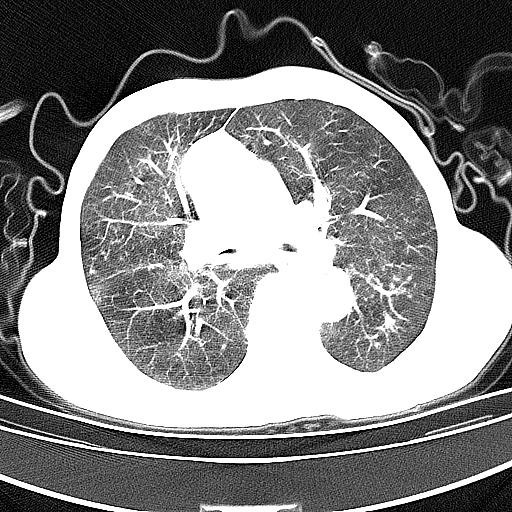
#> input picture Photo/CT4375444_.60192.jpg, 512 x 512 px; its folder holds only this picture in this run
$ python -i DeletePhoto.py   (imports and definitions only)
#> lines starting #> are read from the running program, lines starting #| are printed output that depends on the picture
#> further down, picture is the input picture: shape (512, 512, 3); min 0, max 255, mean 133.6
import os
from datetime import datetime

import cv2
from PIL import Image
import numpy as np
from collections import deque


# [67 lines left out: functions imread_chinese_path, region_growing, SearchSeed, crop_fixed_size, not called in this run]


def process_image(img):
    # 读取图像并转换为灰度图像
    # img = imread_chinese_path(image_path)

    # 膨胀和腐蚀操作
    kernel = np.ones((3, 3), np.uint8)
    img = cv2.dilate(img, kernel, iterations=1)
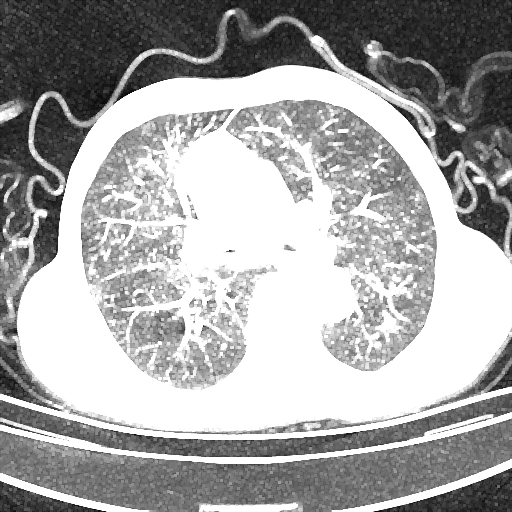
#> img: shape (512, 512, 3); min 6, max 255, mean 167.5
    img = cv2.erode(img, kernel, iterations=1)
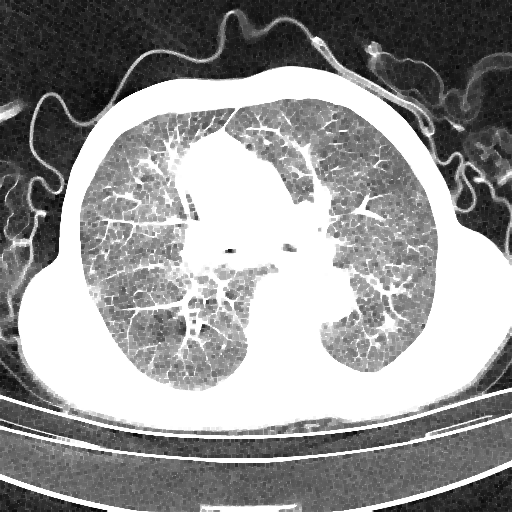
#> img: shape (512, 512, 3); min 6, max 255, mean 150.7

    # # 中值滤波去噪
    # img = cv2.medianBlur(img, 3)

    # 高斯去噪
    img = cv2.GaussianBlur(img, (3, 3), 0)

    return img


input_folder = r"E:\桌面\文件\慢阻肺\test\Cut_Lung\CT5533484"  # 输入文件夹
threshold = 4000  # 设置阈值，根据实际情况调整这个值

# non_zero_count = cv2.countNonZero(img)
# print(non_zero_count)
# [31 lines not run here, left out]

>>> import cv2
>>> picture = cv2.cvtColor(cv2.imread('Photo/CT4375444_.60192.jpg'), cv2.COLOR_BGR2RGB)
>>> result = process_image(picture)

$ run again, on Photo/CT5497446_.14838.jpg
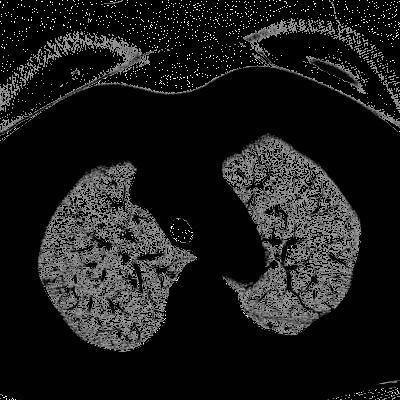
#> input picture Photo/CT5497446_.14838.jpg, 400 x 400 px
#> picture is the input picture: shape (400, 400, 3); min 0, max 255, mean 28.4
#> in process_image, `img = cv2.dilate(img, kernel, iterations=1)`:
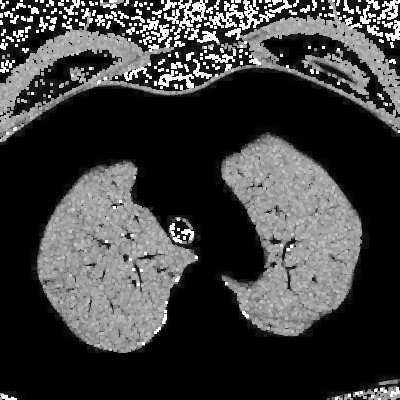
#> img: shape (400, 400, 3); min 0, max 255, mean 63.7
#> in process_image, `img = cv2.GaussianBlur(img, (3, 3), 0)`:
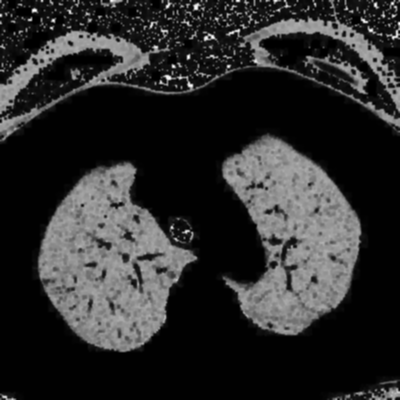
#> img: shape (400, 400, 3); min 0, max 255, mean 44.2
